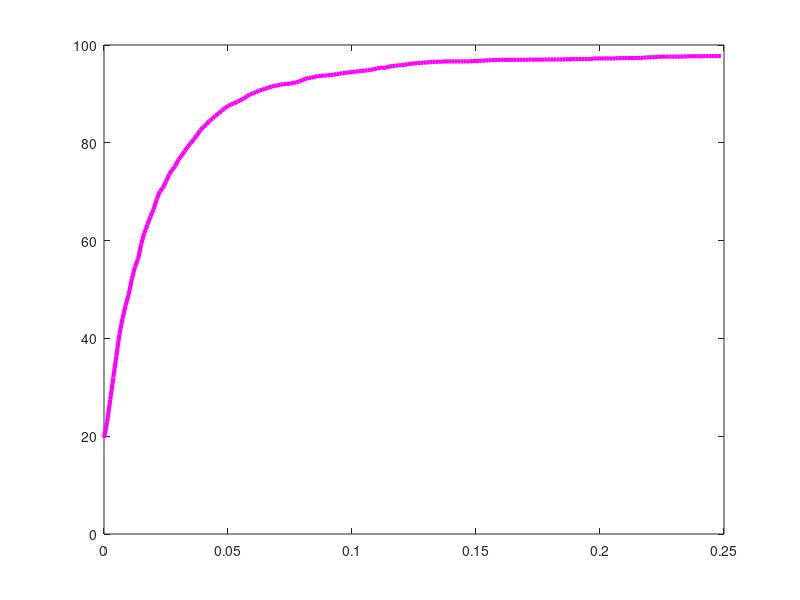

This chart was generated by the following MATLAB code:
plot([0.000000 0.001250 0.002500 0.003750 0.005000 0.006250 0.007500 0.008750 0.010000 0.011250 0.012500 0.013750 0.015000 0.016250 0.017500 0.018750 0.020000 0.021250 0.022500 0.023750 0.025000 0.026250 0.027500 0.028750 0.030000 0.031250 0.032500 0.033750 0.035000 0.036250 0.037500 0.038750 0.040000 0.041250 0.042500 0.043750 0.045000 0.046250 0.047500 0.048750 0.050000 0.051250 0.052500 0.053750 0.055000 0.056250 0.057500 0.058750 0.060000 0.061250 0.062500 0.063750 0.065000 0.066250 0.067500 0.068750 0.070000 0.071250 0.072500 0.073750 0.075000 0.076250 0.077500 0.078750 0.080000 0.081250 0.082500 0.083750 0.085000 0.086250 0.087500 0.088750 0.090000 0.091250 0.092500 0.093750 0.095000 0.096250 0.097500 0.098750 0.100000 0.101250 0.102500 0.103750 0.105000 0.106250 0.107500 0.108750 0.110000 0.111250 0.112500 0.113750 0.115000 0.116250 0.117500 0.118750 0.120000 0.121250 0.122500 0.123750 0.125000 0.126250 0.127500 0.128750 0.130000 0.131250 0.132500 0.133750 0.135000 0.136250 0.137500 0.138750 0.140000 0.141250 0.142500 0.143750 0.145000 0.146250 0.147500 0.148750 0.150000 0.151250 0.152500 0.153750 0.155000 0.156250 0.157500 0.158750 0.160000 0.161250 0.162500 0.163750 0.165000 0.166250 0.167500 0.168750 0.170000 0.171250 0.172500 0.173750 0.175000 0.176250 0.177500 0.178750 0.180000 0.181250 0.182500 0.183750 0.185000 0.186250 0.187500 0.188750 0.190000 0.191250 0.192500 0.193750 0.195000 0.196250 0.197500 0.198750 0.200000 0.201250 0.202500 0.203750 0.205000 0.206250 0.207500 0.208750 0.210000 0.211250 0.212500 0.213750 0.215000 0.216250 0.217500 0.218750 0.220000 0.221250 0.222500 0.223750 0.225000 0.226250 0.227500 0.228750 0.230000 0.231250 0.232500 0.233750 0.235000 0.236250 0.237500 0.238750 0.240000 0.241250 0.242500 0.243750 0.245000 0.246250 0.247500 0.248750 ], [19.676768 22.909091 27.434343 32.000000 36.404040 40.929293 44.161616 46.787879 49.090909 52.202020 54.666667 56.242424 59.272727 61.535354 63.232323 64.929293 66.383838 68.444444 70.060606 70.787879 72.080808 73.494949 74.505051 75.232323 76.565657 77.333333 78.262626 79.232323 79.878788 80.767677 81.535354 82.505051 83.191919 83.717172 84.484848 84.969697 85.575758 85.979798 86.626263 87.070707 87.515152 87.878788 88.080808 88.363636 88.767677 88.929293 89.535354 89.818182 90.141414 90.303030 90.707071 90.828283 91.070707 91.272727 91.474747 91.636364 91.757576 91.919192 92.000000 92.040404 92.121212 92.202020 92.363636 92.525253 92.848485 93.050505 93.292929 93.292929 93.494949 93.656566 93.696970 93.737374 93.777778 93.858586 93.898990 94.060606 94.101010 94.303030 94.303030 94.424242 94.424242 94.545455 94.626263 94.666667 94.747475 94.828283 94.909091 95.030303 95.232323 95.353535 95.353535 95.353535 95.636364 95.676768 95.757576 95.838384 95.878788 95.959596 96.080808 96.202020 96.202020 96.282828 96.363636 96.363636 96.444444 96.484848 96.525253 96.565657 96.565657 96.606061 96.646465 96.646465 96.646465 96.646465 96.646465 96.646465 96.646465 96.646465 96.646465 96.727273 96.727273 96.727273 96.808081 96.808081 96.888889 96.929293 96.929293 96.929293 96.969697 96.969697 96.969697 96.969697 96.969697 96.969697 96.969697 96.969697 96.969697 97.010101 97.010101 97.010101 97.010101 97.010101 97.010101 97.050505 97.050505 97.050505 97.050505 97.050505 97.050505 97.090909 97.090909 97.090909 97.131313 97.131313 97.131313 97.131313 97.131313 97.131313 97.252525 97.252525 97.252525 97.252525 97.252525 97.252525 97.252525 97.252525 97.333333 97.333333 97.333333 97.333333 97.333333 97.333333 97.333333 97.373737 97.373737 97.494949 97.494949 97.494949 97.575758 97.575758 97.616162 97.616162 97.616162 97.616162 97.616162 97.616162 97.616162 97.656566 97.696970 97.696970 97.696970 97.696970 97.696970 97.696970 97.737374 97.737374 97.737374 97.737374 97.737374 97.737374 ], '-m', 'LineWidth', 3);